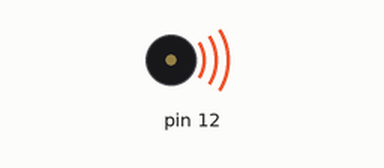
Simulated run of this sketch. Board: Arduino Uno, built with avr-gcc and run on an emulated ATmega328P. On the bench: buzzer (waves = sounding).

Above: at 5.0 s.
Timing chart, 0 to 26.0 s (numbered marks = the images above):
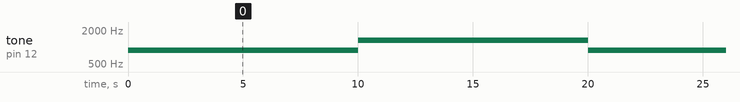

Measured:
- by itself, tone on pin 12: alternates 1319 Hz for 10.0 s and 880 Hz for 10.0 s

The sketch:

quase_nada_2.ino
```cpp
//tocar buzzer com frequencia definida em 12

void setup() {
  pinMode(12,OUTPUT);

}

void loop() {
  tone(12, 880, 10000);
  delay(10000);
  tone(12, 1319, 10000);
  delay(10000);

}
```
